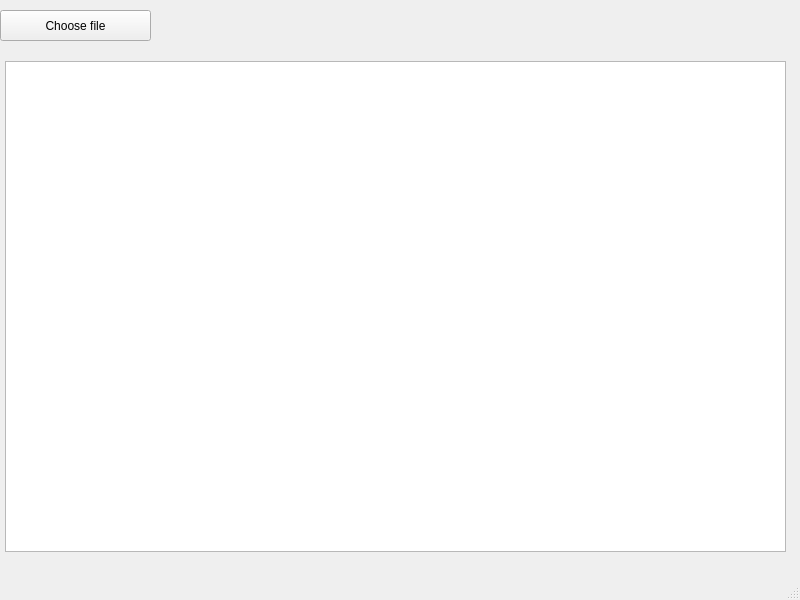
<?xml version="1.0" encoding="UTF-8"?>
<ui version="4.0">
 <class>MainWindow</class>
 <widget class="QMainWindow" name="MainWindow">
  <property name="geometry">
   <rect>
    <x>0</x>
    <y>0</y>
    <width>800</width>
    <height>600</height>
   </rect>
  </property>
  <property name="windowTitle">
   <string>MainWindow</string>
  </property>
  <widget class="QWidget" name="centralwidget">
   <widget class="QPushButton" name="pushButton">
    <property name="geometry">
     <rect>
      <x>0</x>
      <y>10</y>
      <width>151</width>
      <height>31</height>
     </rect>
    </property>
    <property name="text">
     <string>Choose file</string>
    </property>
   </widget>
   <widget class="QTableWidget" name="tableWidget">
    <property name="geometry">
     <rect>
      <x>5</x>
      <y>61</y>
      <width>781</width>
      <height>491</height>
     </rect>
    </property>
   </widget>
  </widget>
  <widget class="QMenuBar" name="menubar">
   <property name="geometry">
    <rect>
     <x>0</x>
     <y>0</y>
     <width>800</width>
     <height>21</height>
    </rect>
   </property>
  </widget>
  <widget class="QStatusBar" name="statusbar"/>
 </widget>
 <resources/>
 <connections/>
</ui>
